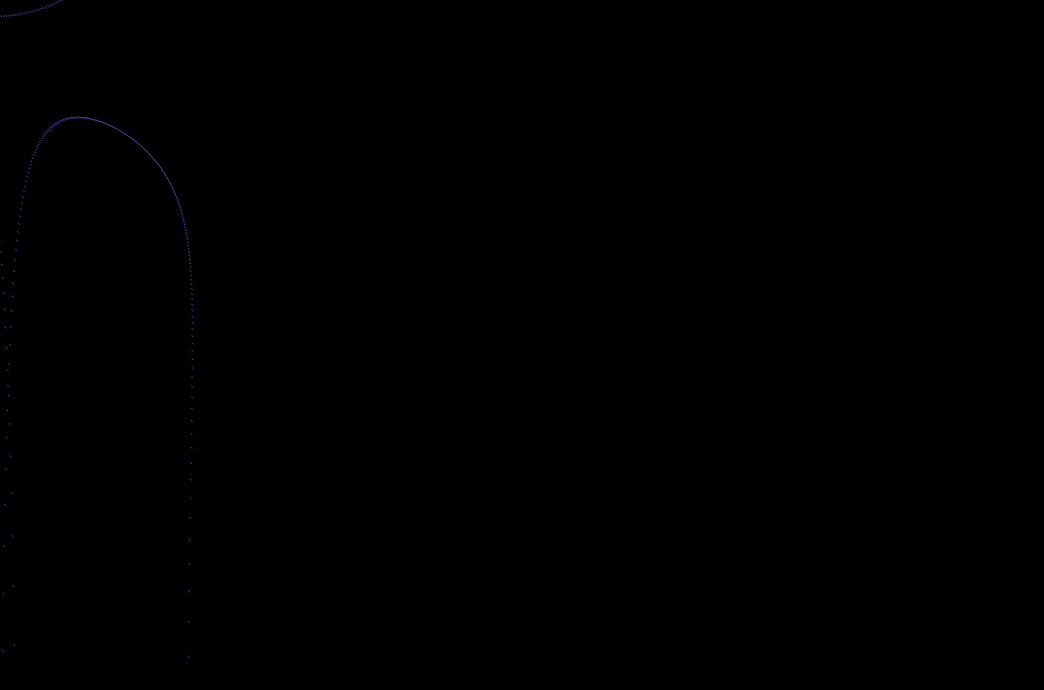
Frame 1 (no input)
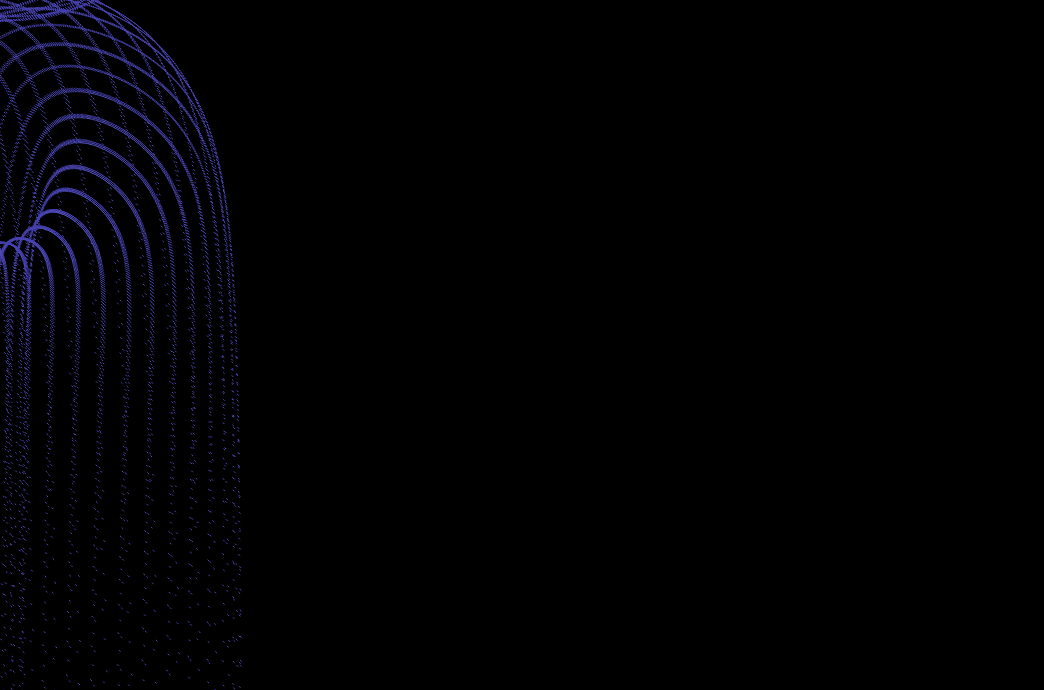
Frame 60 (no input)
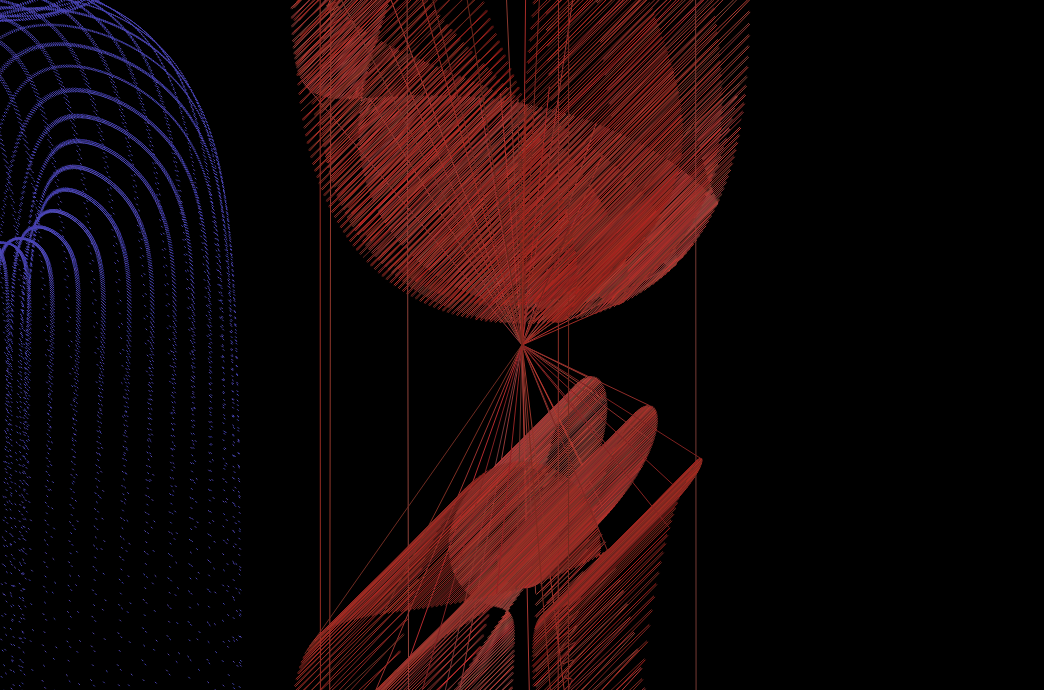
Frame 120 (the mouse pressed at the canvas centre since frame 60)

The p5.js sketch that drew these frames (run headless with seeded random() and noise() and a simulated clock; from frame 60 on, the mouse is pressed at the canvas centre):

// p5.js sketch
// ── sketch.js
const canvasHeight = parseInt((window.outerHeight / 100) * 69);
const canvasWidth = parseInt((window.outerWidth / 100) * 87);

let r1 = 0;
let r2 = 0;

let a1 = 0;
let a2 = 0;

let a1Inc = 0;
let a2Inc = 0;

let x1 = 0;
let y1 = 0;

function setup() {
  createCanvas(canvasWidth, canvasHeight);
  angleMode(DEGREES);
  background(0);
  frameRate(60);

  r1 = random(100, 115);
  r2 = random(120, 175);

  a1Inc = random(0.1, 1);
  a2Inc = random(0.1, 1);
}

function draw() {
  translate(mouseX, mouseY);

  if (mouseIsPressed) {
    let prevX = 0;
    let prevY = 0;

    for (let i = 0; i < 50; i++) {
      i % 2 === 0 ? (x1 = r1 * sin(a1)) : (x1 = r1 * cos(a1));
      i % 2 !== 0 ? (y1 = r1 * sin(a1)) : (y1 = r1 * cos(a1));

      let x2 = x1 + r2 * sin(a2);
      let y2 = y1 + r2 / cos(a2);

      let r = map(cos(frameCount), -1, 1, random(80, 180), random(120, 220));
      let g = map(cos(frameCount), -1, 1, random(10, 25), random(70, 95));
      let b = map(cos(frameCount), -1, 1, random(7, 10), random(75, 80));

      stroke(r, g, b);

      line(prevX, prevY, x2, y2);

      prevX = x2 + 1;
      prevY = y2 + 1;

      a1 += a1Inc;
      a2 += a2Inc;
    }
  } else {
    let prevX = 0;
    let prevY = 0;

    for (let i = 0; i < 690; i++) {
      i % 2 === 0 ? (x1 = r1 * sin(a1)) : (x1 = r1 * sin(a1));
      i % 2 !== 0 ? (y1 = r1 / cos(a1)) : (y1 = r1 / cos(a1));

      let x2 = x1 - r2 * cos(a2);
      let y2 = y1 - r2 * sin(a2);

      let r = map(cos(frameCount), -1, 1, random(10, 25), random(70, 95));
      let g = map(cos(frameCount), -1, 1, random(7, 10), random(75, 80));
      let b = map(cos(frameCount), -1, 1, random(80, 175), random(180, 200));

      stroke(r, g, b);

      prevX = x2 + 1;
      prevY = y2 + 1;

      line(prevX, prevY, x2, y2);

      a1 += a1Inc;
      a2 += a2Inc;
    }
  }
}

// ── index.css
* {
  background-color: black
}
